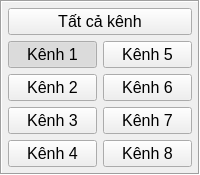
       <widget class="QFrame" name="frame_7">
        <property name="frameShape">
         <enum>QFrame::Box</enum>
        </property>
        <property name="frameShadow">
         <enum>QFrame::Sunken</enum>
        </property>
        <layout class="QGridLayout" name="gridLayout">
         <property name="leftMargin">
          <number>6</number>
         </property>
         <property name="topMargin">
          <number>6</number>
         </property>
         <property name="rightMargin">
          <number>6</number>
         </property>
         <property name="bottomMargin">
          <number>6</number>
         </property>
         <item row="3" column="0">
          <widget class="QPushButton" name="pushButton_kenh_1">
           <property name="sizePolicy">
            <sizepolicy hsizetype="Minimum" vsizetype="Preferred">
             <horstretch>0</horstretch>
             <verstretch>0</verstretch>
            </sizepolicy>
           </property>
           <property name="font">
            <font>
             <pointsize>12</pointsize>
            </font>
           </property>
           <property name="text">
            <string>Kênh 1</string>
           </property>
           <property name="iconSize">
            <size>
             <width>20</width>
             <height>20</height>
            </size>
           </property>
           <property name="checkable">
            <bool>true</bool>
           </property>
           <property name="checked">
            <bool>true</bool>
           </property>
           <property name="autoExclusive">
            <bool>true</bool>
           </property>
          </widget>
         </item>
         <item row="3" column="1">
          <widget class="QPushButton" name="pushButton_kenh_5">
           <property name="sizePolicy">
            <sizepolicy hsizetype="Minimum" vsizetype="Preferred">
             <horstretch>0</horstretch>
             <verstretch>0</verstretch>
            </sizepolicy>
           </property>
           <property name="font">
            <font>
             <pointsize>12</pointsize>
            </font>
           </property>
           <property name="text">
            <string>Kênh 5</string>
           </property>
           <property name="checkable">
            <bool>true</bool>
           </property>
           <property name="autoExclusive">
            <bool>true</bool>
           </property>
          </widget>
         </item>
         <item row="4" column="0">
          <widget class="QPushButton" name="pushButton_kenh_2">
           <property name="sizePolicy">
            <sizepolicy hsizetype="Minimum" vsizetype="Preferred">
             <horstretch>0</horstretch>
             <verstretch>0</verstretch>
            </sizepolicy>
           </property>
           <property name="font">
            <font>
             <pointsize>12</pointsize>
            </font>
           </property>
           <property name="text">
            <string>Kênh 2</string>
           </property>
           <property name="checkable">
            <bool>true</bool>
           </property>
           <property name="autoExclusive">
            <bool>true</bool>
           </property>
          </widget>
         </item>
         <item row="4" column="1">
          <widget class="QPushButton" name="pushButton_kenh_6">
           <property name="sizePolicy">
            <sizepolicy hsizetype="Minimum" vsizetype="Preferred">
             <horstretch>0</horstretch>
             <verstretch>0</verstretch>
            </sizepolicy>
           </property>
           <property name="font">
            <font>
             <pointsize>12</pointsize>
            </font>
           </property>
           <property name="text">
            <string>Kênh 6</string>
           </property>
           <property name="checkable">
            <bool>true</bool>
           </property>
           <property name="autoExclusive">
            <bool>true</bool>
           </property>
          </widget>
         </item>
         <item row="5" column="0">
          <widget class="QPushButton" name="pushButton_kenh_3">
           <property name="sizePolicy">
            <sizepolicy hsizetype="Minimum" vsizetype="Preferred">
             <horstretch>0</horstretch>
             <verstretch>0</verstretch>
            </sizepolicy>
           </property>
           <property name="font">
            <font>
             <pointsize>12</pointsize>
            </font>
           </property>
           <property name="text">
            <string>Kênh 3</string>
           </property>
           <property name="checkable">
            <bool>true</bool>
           </property>
           <property name="autoExclusive">
            <bool>true</bool>
           </property>
          </widget>
         </item>
         <item row="5" column="1">
          <widget class="QPushButton" name="pushButton_kenh_7">
           <property name="sizePolicy">
            <sizepolicy hsizetype="Minimum" vsizetype="Preferred">
             <horstretch>0</horstretch>
             <verstretch>0</verstretch>
            </sizepolicy>
           </property>
           <property name="font">
            <font>
             <pointsize>12</pointsize>
            </font>
           </property>
           <property name="text">
            <string>Kênh 7</string>
           </property>
           <property name="checkable">
            <bool>true</bool>
           </property>
           <property name="autoExclusive">
            <bool>true</bool>
           </property>
          </widget>
         </item>
         <item row="6" column="0">
          <widget class="QPushButton" name="pushButton_kenh_4">
           <property name="sizePolicy">
            <sizepolicy hsizetype="Minimum" vsizetype="Preferred">
             <horstretch>0</horstretch>
             <verstretch>0</verstretch>
            </sizepolicy>
           </property>
           <property name="font">
            <font>
             <pointsize>12</pointsize>
            </font>
           </property>
           <property name="text">
            <string>Kênh 4</string>
           </property>
           <property name="checkable">
            <bool>true</bool>
           </property>
           <property name="autoExclusive">
            <bool>true</bool>
           </property>
          </widget>
         </item>
         <item row="6" column="1">
          <widget class="QPushButton" name="pushButton_kenh_8">
           <property name="sizePolicy">
            <sizepolicy hsizetype="Minimum" vsizetype="Preferred">
             <horstretch>0</horstretch>
             <verstretch>0</verstretch>
            </sizepolicy>
           </property>
           <property name="font">
            <font>
             <pointsize>12</pointsize>
            </font>
           </property>
           <property name="text">
            <string>Kênh 8</string>
           </property>
           <property name="checkable">
            <bool>true</bool>
           </property>
           <property name="autoExclusive">
            <bool>true</bool>
           </property>
          </widget>
         </item>
         <item row="2" column="0" colspan="2">
          <widget class="QPushButton" name="pushButton_kenh_9">
           <property name="sizePolicy">
            <sizepolicy hsizetype="Minimum" vsizetype="Preferred">
             <horstretch>0</horstretch>
             <verstretch>0</verstretch>
            </sizepolicy>
           </property>
           <property name="font">
            <font>
             <pointsize>12</pointsize>
            </font>
           </property>
           <property name="text">
            <string>Tất cả kênh</string>
           </property>
           <property name="checkable">
            <bool>true</bool>
           </property>
           <property name="autoExclusive">
            <bool>true</bool>
           </property>
          </widget>
         </item>
        </layout>
       </widget>
